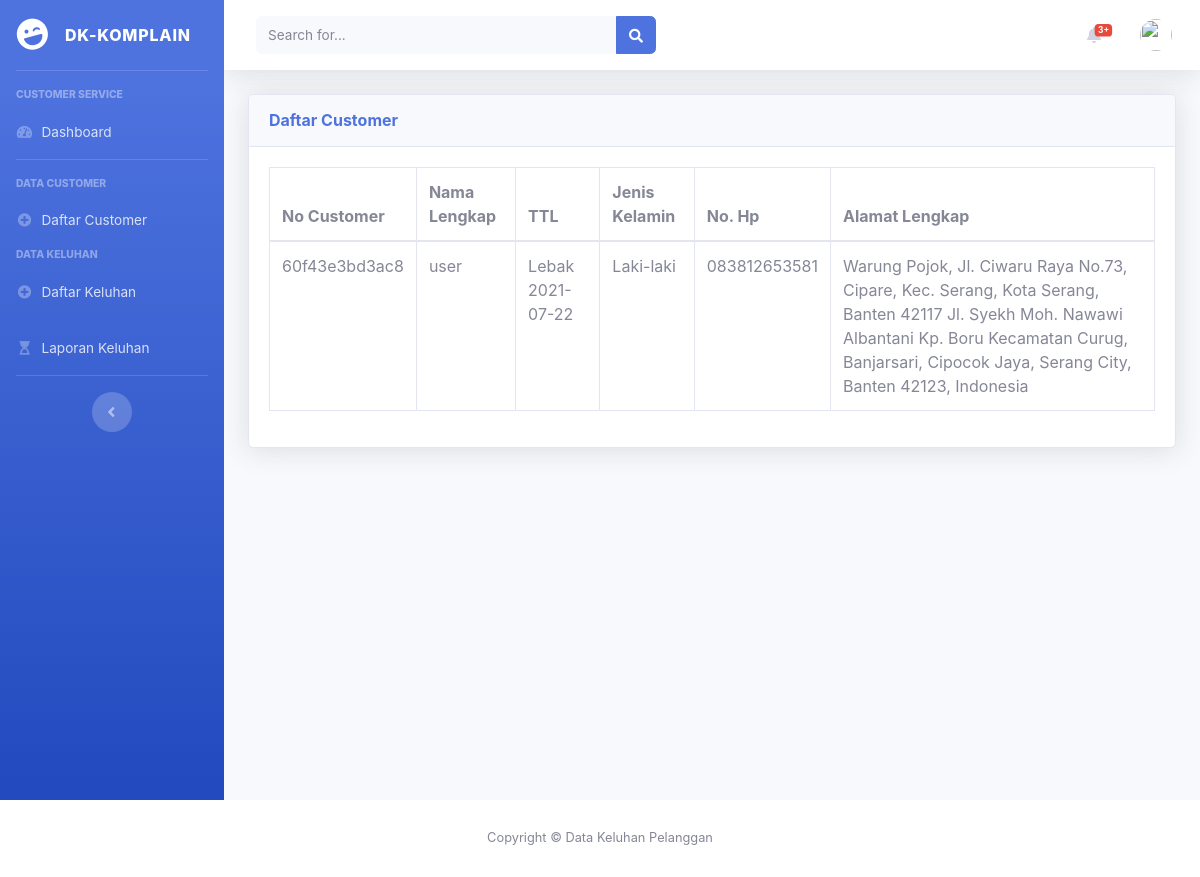
/index.php/cs/detailcus, run on the app's committed database.
### tables this page shows
CREATE TABLE `user_detail` (
  `no_cus` varchar(64) NOT NULL,
  `nama` varchar(64) NOT NULL,
  `tempat` varchar(64) NOT NULL,
  `tanggal_lahir` date NOT NULL,
  `jenis_kelamin` varchar(15) NOT NULL,
  `no_hp` varchar(15) NOT NULL,
  `alamat_lengkap` text NOT NULL
);

### application/controllers/Cs.php (called while the page is built, shortened)
<?php
class Cs extends CI_Controller
{
    public function __construct()
    {
        $this->load->model('cs_model', 'user');
    }
    public function detailcus()
    {
        $data['user'] = $this->db->get_where('user', ['email' => $this->session->userdata('email')])->row_array();
        $data['user_detail'] = $this->db->get_where('user_detail')->result_array();
        $data['title'] = 'detail Customer Sevice';
        $this->load->view('cs/teampleate/header', $data);
        $this->load->view('cs/teampleate/sidebar', $data);
        $this->load->view('cs/teampleate/topbar', $data);
        $this->load->view('cs/detailcus', $data);
        $this->load->view('cs/teampleate/footer');
    }
}

### index.php (called while the page is built, shortened)
<?php
require_once BASEPATH.'core/CodeIgniter.php';

### application/views/cs/detailcus.php (the view)
<div class="container-fluid">
    <div class="card shadow mb-4">
        <div class="card-header py-3">
            <h6 class="m-0 font-weight-bold text-primary">Daftar Customer</h6>
        </div>
        <div class="card-body">
            <div class="table-responsive">
                <table class="table table-bordered" id="dataTable" width="100%" cellspacing="0">
                    <thead>
                        <tr>
                            <th>No Customer</th>
                            <th>Nama Lengkap</th>
                            <th>TTL</th>
                            <th>Jenis Kelamin</th>
                            <th>No. Hp</th>
                            <th>Alamat Lengkap</th>
                        </tr>
                    </thead>
                    <tbody>
                        <?php
                        foreach ($user_detail as $row) :
                        ?>
                            <tr>
                                <td><?= $row['no_cus']; ?></td>
                                <td><?= $row['nama']; ?></td>
                                <td><?= $row['tempat']; ?> <?= $row['tanggal_lahir']; ?></td>
                                <td><?= $row['jenis_kelamin']; ?></td>
                                <td><?= $row['no_hp']; ?></td>
                                <td><?= $row['alamat_lengkap']; ?></td>
                            </tr>
                        <?php endforeach; ?>
                    </tbody>
                </table>
            </div>
        </div>
    </div>
</div>
</div>
</div>
</div>

### data on the page
user_detail: no_cus "60f43e3bd3ac8", nama "user", tempat "Lebak", tanggal_lahir "2021-07-22", jenis_kelamin "Laki-laki", no_hp "083812653581", alamat_lengkap "Warung Pojok, Jl. Ciwaru Raya No.73, Cipare, Kec. Serang, Kota Serang, Banten 42117 Jl. Syekh Moh. Nawawi Albantani Kp. Boru Kecamatan Curug, Banjarsari, Cipocok Jaya, Serang City, Banten 42123, Indonesia"
